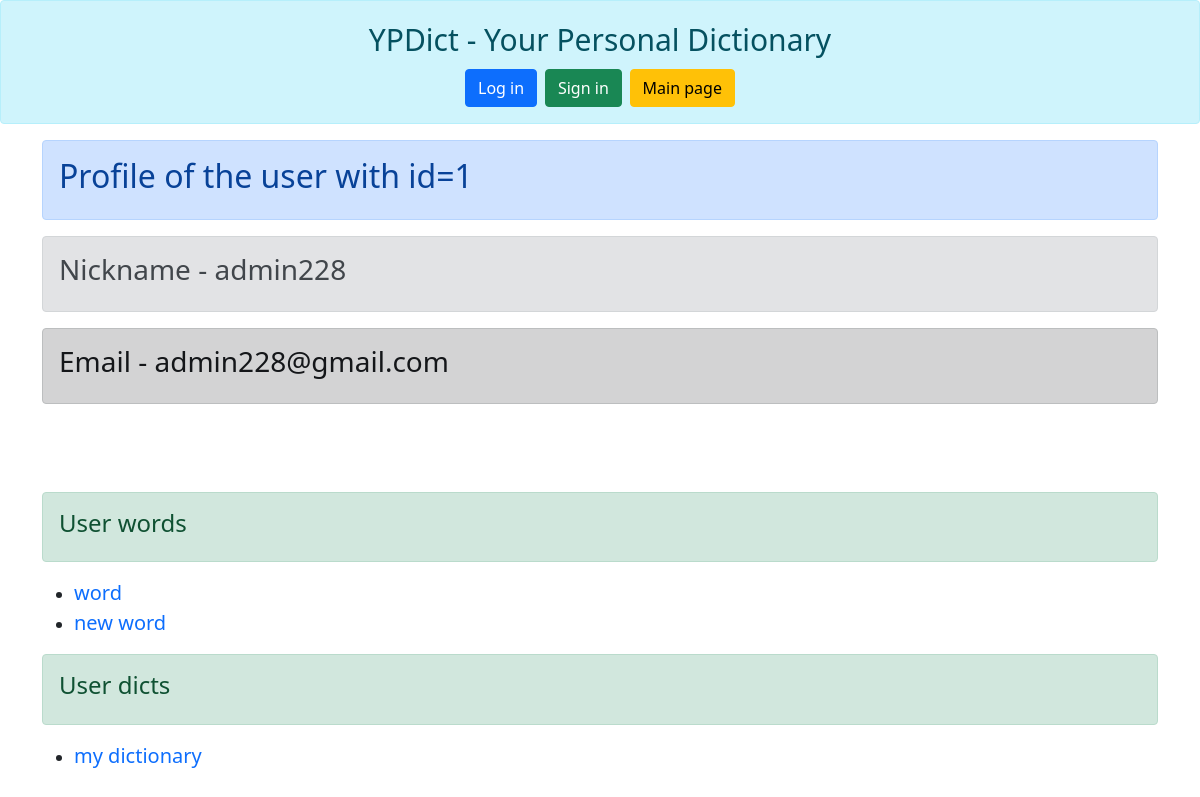
The page /user/1 on the database as committed earlier.
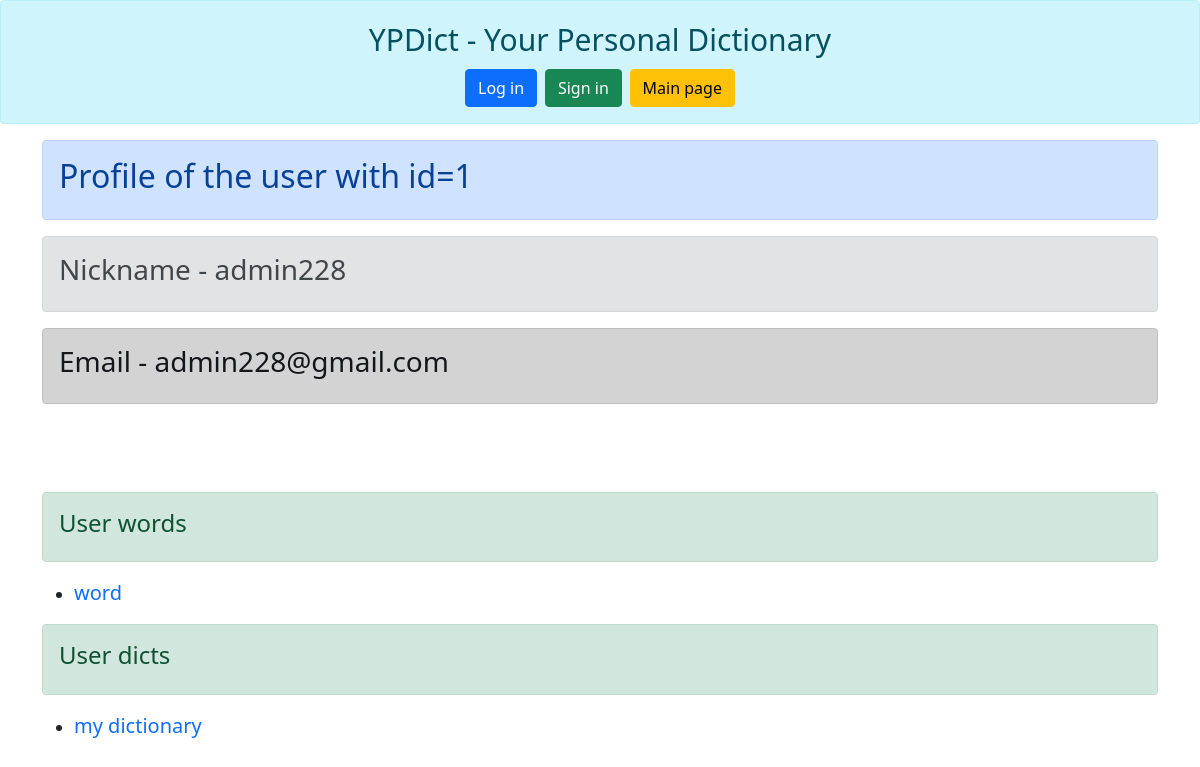
The same page on the database as committed later.
### data/user.py (models this page shows, shortened)
class User(SqlAlchemyBase, UserMixin, SerializerMixin):
    __tablename__ = 'user'
    id = Column(
        Integer,
        primary_key=True,
        autoincrement=True,
        nullable=False
    )
    nick = Column(String, nullable=False)
    email = Column(String, unique=True, nullable=False)
    hashed_psw = Column(String, nullable=False)
    words = orm.relationship('Word', back_populates='user')
    dicts = orm.relationship('Dict', back_populates='user')

### data/word.py (models this page shows, shortened)
class Word(SqlAlchemyBase, SerializerMixin):
    __tablename__ = 'word'
    id = Column(
        Integer,
        primary_key=True,
        autoincrement=True,
        nullable=False
    )
    word = Column(String, nullable=False)
    tr_list = Column(String, nullable=False)
    user_id = Column(
        Integer,
        ForeignKey('user.id'),
        nullable=False
    )
    is_pb = Column(Boolean, nullable=False)
    user = orm.relationship('User')

### data/dict.py (models this page shows, shortened)
class Dict(SqlAlchemyBase, SerializerMixin):
    __tablename__ = 'dict'
    id = Column(
        Integer,
        primary_key=True,
        autoincrement=True,
        nullable=False
    )
    title = Column(String, nullable=False)
    desc = Column(String, nullable=False)
    wd_ids = Column(String, nullable=False)
    user_id = Column(
        Integer,
        ForeignKey('user.id'),
        nullable=False
    )
    is_pb = Column(Boolean, nullable=False)
    user = orm.relationship('User')

### main.py (the view)
@app.route('/user/<int:user_id>')
def user_page(user_id):
    session = db_session.create_session()
    user = session.query(User).get(user_id)
    if not user:
        return redirect(f'/status/user with id={user_id} is not found')
    data = [user.id, user.nick, user.email]
    if current_user.is_authenticated:
        current_id = current_user.id
    else:
        current_id = -1
    if current_id == user_id:
        words = session.query(Word).filter(Word.user_id == user_id).all()
        words = list(map(lambda x: [f'{x.word} - {x.tr_list}', f'/word/{x.id}'], words))
        dicts = session.query(Dict).filter(Dict.user_id == user_id).all()
        dicts = list(map(lambda x: [f'{x.title} - {x.desc}', f'/dict/{x.id}'], dicts))
    else:
        words = session.query(Word).filter(Word.user_id == user_id, Word.is_pb).all()
        words = list(map(lambda x:
                         [x.word, f'/word/{x.id}'], words))
        dicts = session.query(Dict).filter(Dict.user_id == user_id, Dict.is_pb).all()
        dicts = list(map(lambda x:
                         [x.title, f'/dict/{x.id}'], dicts))
    return render_template('user_page.html',
                           title='User page', data=data, words=words, dicts=dicts)

### data/db_session.py (called while the page is built)
def create_session():
    global __factory
    return __factory()

### templates/user_page.html (shortened to what this page needs)
{% extends "base.html" %}
{% block content %}
<div class="alert alert-primary" role="alert"><h2>Profile of the user with id={{ data[0] }}</h2></div>
<div class="alert alert-secondary" role="alert"><h3>Nickname - {{ data[1] }}</h3></div>
<div class="alert alert-dark" role="alert"><h3>Email - {{ data[2] }}</h3></div>
<br><br><br>
<div class="alert alert-success" role="alert"><h4>User words</h4></div>
<ul>
    {% for smt in words %}
    <li><a class="navbar-brand" href={{ smt[1] }}>{{ smt[0] }}</a></li>
    {% endfor %}
</ul>
<div class="alert alert-success" role="alert"><h4>User dicts</h4></div>
<ul>
    {% for smt in dicts %}
    <li><a class="navbar-brand" href={{ smt[1] }}>{{ smt[0] }}</a></li>
    {% endfor %}
</ul>
{% endblock %}

### templates/base.html (shortened to what this page needs)
<!DOCTYPE html>
    <html lang="en">
        <head>
            <link rel="stylesheet"
                  href="https://cdn.jsdelivr.net/npm/bootstrap@5.0.0-beta1/dist/css/bootstrap.min.css"
>
        </head>
        <body>
            <div class="alert alert-info" role="alert" style="font-size: 30px; text-align: center">
                YPDict - Your Personal Dictionary<br>
            {% if current_user.is_authenticated %}
                <a class="btn btn-primary " href="/user/{{ current_user.id }}">{{ current_user.nick }} page</a>
                <a class="btn btn-success" href="/logout">Log out</a>
            {% else %}
                <a class="btn btn-primary " href="/login">Log in</a>
                <a class="btn btn-success" href="/signin">Sign in</a>
            {% endif %}
            <a class="btn btn-warning" href="/">Main page</a>
            </div>
            <p>
            <main role="main" class="container">
                {% block content %}{% endblock %}
            </main>
            </body>
    </html>

Rows that differ between the two databases and show on the page:
removed Word: word "new word"
